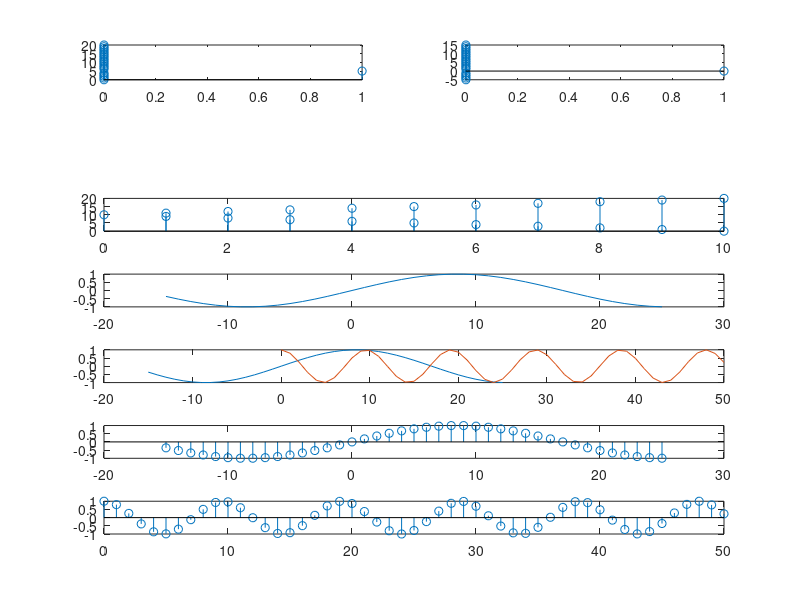

Source code (MATLAB):
z=[0,0,0,0,0,1,0,0,0,0,0,0,0,0,0,0,0,0,0,0,0]
n=0:20
m=-5:15
subplot(7,2,1)
stem(z,n)
subplot(7,2,2)
stem(z,m)
for i=1:length(n)
    if 10-n(i)>0
        t(i)=10-n(i);
    else
        t(i)=n(i)-10;
    end
end
subplot(7,1,3)
stem(t,n)
n=-15:25;
subplot(7,1,4)
x1=sin((pi/17)*n);
plot(n,x1)
k=0:50;
subplot(7,1,5)
x2=cos((pi/sqrt(23))*k);
plot(k,x2)
plot(n,x1,k,x2)
subplot(7,1,6)
stem(n,x1)
subplot(7,1,7)
stem(k,x2)


